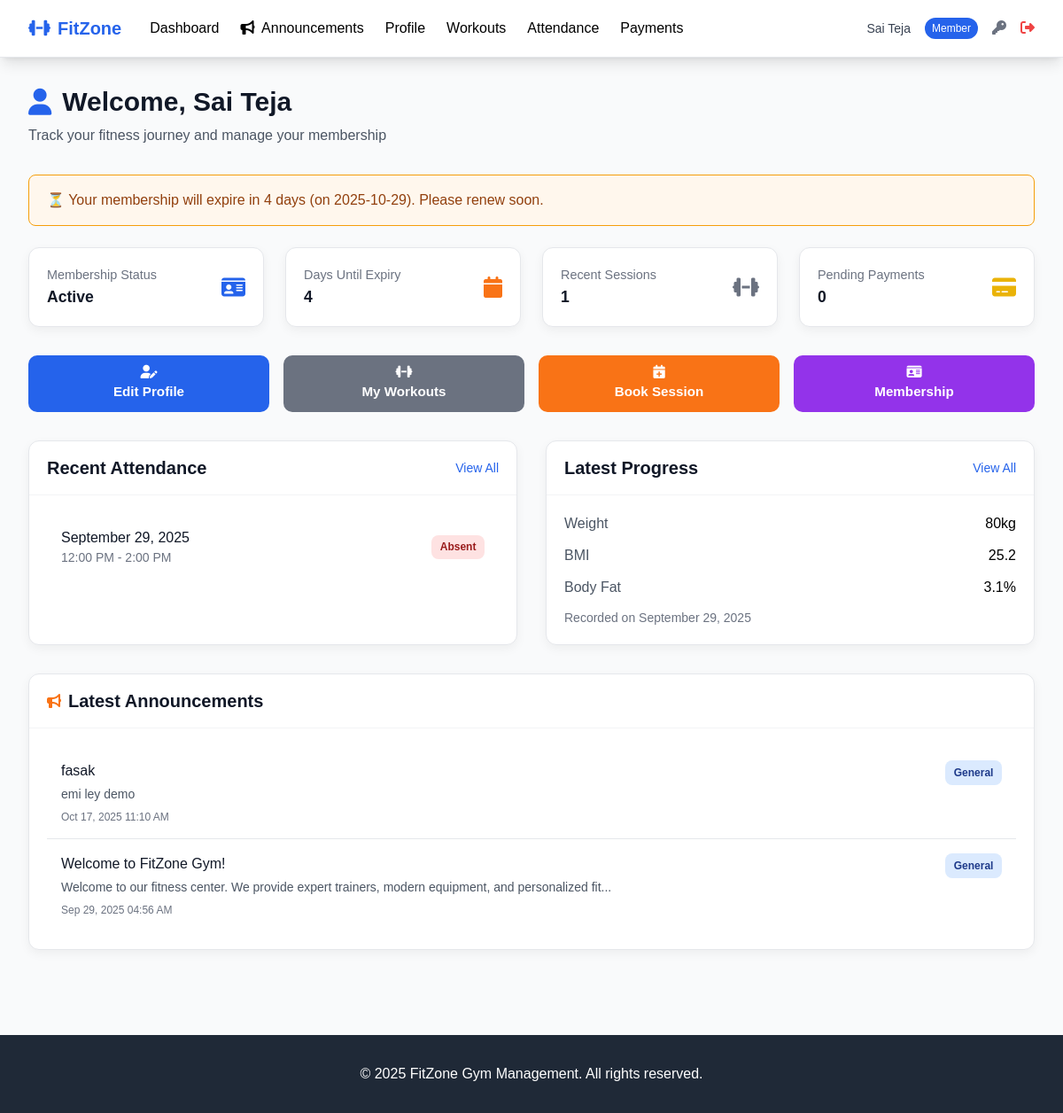
Before: /member/dashboard (signed in) with the older database file.
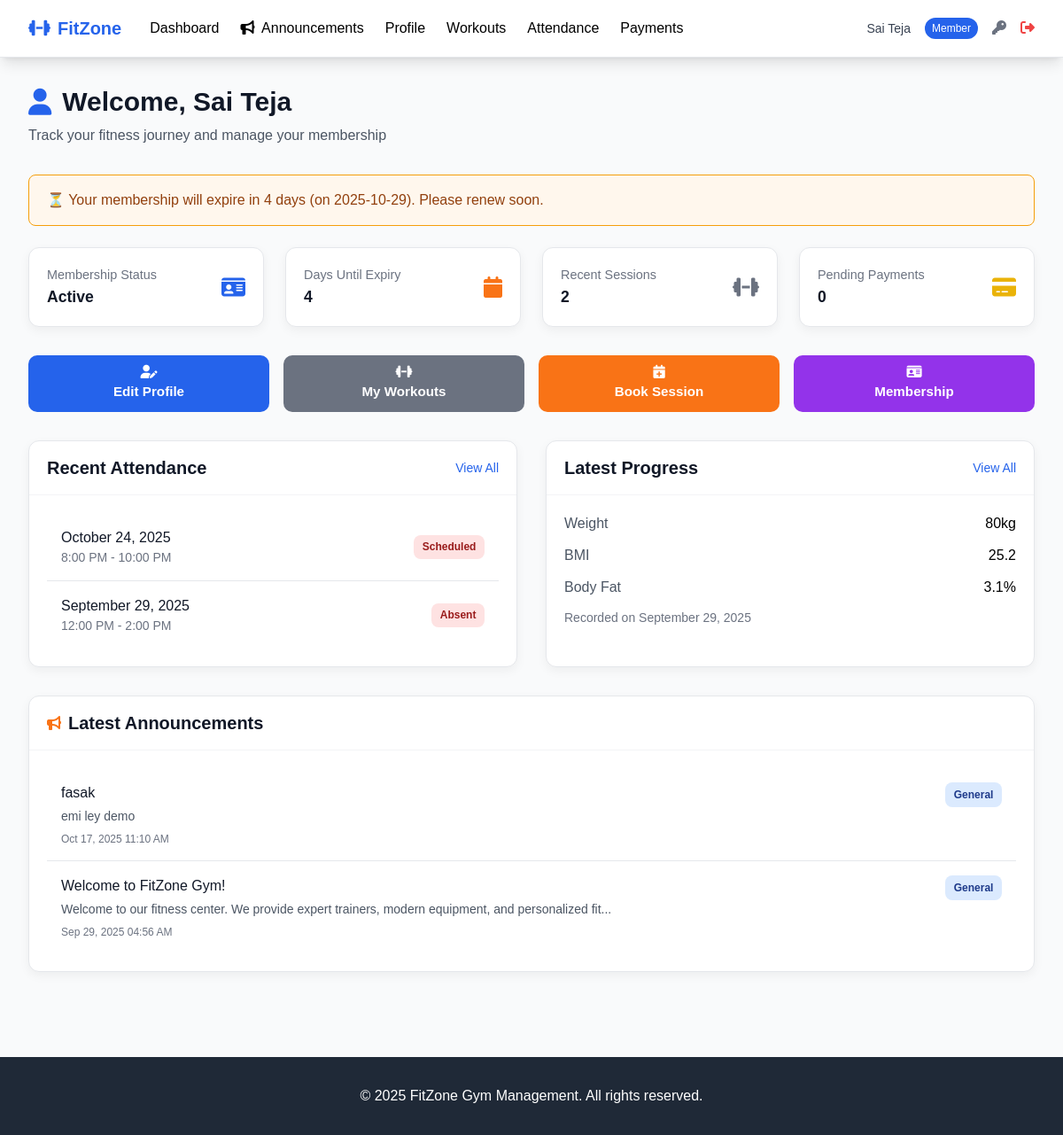
After: the same page with the newer database file.
### tables this page shows
CREATE TABLE attendance (
            id INTEGER PRIMARY KEY AUTOINCREMENT,
            member_id INTEGER NOT NULL,
            trainer_id INTEGER,
            check_in_time TIMESTAMP,
            check_out_time TIMESTAMP,
            date DATE NOT NULL,
            time_slot TEXT,
            workout_type TEXT,
            notes TEXT,
            status TEXT DEFAULT 'scheduled' CHECK (status IN ('present', 'absent', 'late','scheduled')),
            created_at TIMESTAMP DEFAULT CURRENT_TIMESTAMP,
            FOREIGN KEY (member_id) REFERENCES members (id),
            FOREIGN KEY (trainer_id) REFERENCES trainers (id)
        );

CREATE TABLE announcements (
            id INTEGER PRIMARY KEY AUTOINCREMENT,
            title TEXT NOT NULL,
            content TEXT NOT NULL,
            announcement_type TEXT CHECK (announcement_type IN ('general', 'maintenance', 'event', 'offer')),
            target_audience TEXT CHECK (target_audience IN ('all', 'members', 'trainers')),
            is_public BOOLEAN DEFAULT 0,
            is_active BOOLEAN DEFAULT 1,
            start_date DATE,
            end_date DATE,
            created_by INTEGER, -- admin user_id
            created_at TIMESTAMP DEFAULT CURRENT_TIMESTAMP,
            FOREIGN KEY (created_by) REFERENCES users (id)
        );

### routes/member_routes.py (the view)
@member_routes_bp.route('/dashboard')
@login_required
@member_required
def dashboard():
    try:
        user_id = session.get('user_id')
        if not user_id:
            flash('Please login again.')
            return redirect(url_for('auth.login'))
        try:
            member = Member.get_by_user_id(user_id)
        except Exception as ex:
            current_app.logger.exception("Error fetching member: %s", ex)
            member = None
        if not member:
            flash('Member profile not found')
            return redirect(url_for('auth.login'))
        membership_expires = getattr(member, 'membership_end_date', None)
        days_until_expiry = (
            (membership_expires - date.today()).days
            if membership_expires else 0
        )
        stats = {
            'membership_status': getattr(member, 'status', 'inactive'),
            'membership_expires': membership_expires,
            'days_until_expiry': days_until_expiry,
            'recent_attendance': [],
            'pending_payments': []
        }
        try:
            stats['recent_attendance'] = Attendance.get_member_attendance(member.id, limit=5)
        except Exception as ex:
            current_app.logger.warning("Attendance fetch failed: %s", ex)
        try:
            all_payments = Payment.get_member_payments(member.id)
            stats['pending_payments'] = [
                p for p in all_payments
                if getattr(p, 'payment_status', '').lower() == 'pending'
            ][:3]  # show only top 3 pending items if many
        except Exception as ex:
            current_app.logger.warning("Payments fetch failed: %s", ex)
            stats['pending_payments'] = []
        alert_message = None
        if getattr(member, 'status', 'inactive') != "active":
            alert_message = "⚠️ Your membership is not active. Please complete payment or contact the admin."
        elif membership_expires:
            if days_until_expiry < 0:
                alert_message = f"⚠️ Your membership expired on {membership_expires}. Please renew at the admin desk."
            elif days_until_expiry <= 7:
                alert_message = f"⏳ Your membership will expire in {days_until_expiry} days (on {membership_expires}). Please renew soon."
        if stats['pending_payments']:
            next_due = getattr(stats['pending_payments'][0], 'due_date', None)
            next_due_str = f" Due by {next_due}." if next_due else ""
            alert_message = (alert_message + " | " if alert_message else "") + \
                f"💰 You have {len(stats['pending_payments'])} pending payment(s).{next_due_str}"
        announcements = []
        try:
            announcements = Announcement.get_for_role('member')[:5]
        except Exception as ex:
            current_app.logger.warning("Announcements fetch failed: %s", ex)
        latest_progress = None
        try:
            progress_records = Progress.get_member_progress(member.id, limit=1)
            latest_progress = progress_records[0] if progress_records else None
        except Exception as ex:
            current_app.logger.warning("Progress fetch failed: %s", ex)
        return render_template(
            'member/dashboard.html',
            member=member,
            stats=stats,
            announcements=announcements,
            latest_progress=latest_progress,
            alert_message=alert_message
        )
    except Exception as e:
        current_app.logger.exception("Critical error in dashboard: %s", e)
        flash('Unexpected error loading dashboard.')
        return redirect(url_for('auth.login'))

### models/attendance.py (called while the page is built, shortened)
def _parse_date(d):
    if not d or str(d).strip() == "":
        return None
    if isinstance(d, date) and not isinstance(d, datetime):
        return d
    s = str(d).strip()
    try:
        return datetime.fromisoformat(s).date()
    except Exception:
        pass

def _parse_datetime(d):
    if d is None:
        return None
    if isinstance(d, datetime):
        return d
    try:
        return datetime.fromisoformat(str(d))
    except Exception:
        try:
            return datetime.strptime(str(d), "%Y-%m-%d %H:%M:%S")
        except Exception:
            return None

    @classmethod
    def _db_path(cls):
        return current_app.config.get('DATABASE_PATH', 'gym_management.db')

### models/database.py (called while the page is built)
def get_db_connection(db_path='gym_management.db'):
    conn = sqlite3.connect(db_path)
    conn.row_factory = sqlite3.Row
    conn.execute("PRAGMA foreign_keys = ON")
    return conn

### models/member.py (called while the page is built)
def _to_date(d):
    if d is None or isinstance(d, date):
        return d
    try:
        return datetime.fromisoformat(str(d)).date()
    except Exception:
        try:
            return datetime.strptime(str(d), "%Y-%m-%d").date()
        except Exception:
            return d  # leave as-is if not parseable

### templates/member/dashboard.html (shortened to what the changed rows need)
{% extends "base.html" %}
{% block content %}
<div class="mb-8">
    <h1 class="text-3xl font-bold text-gray-900 mb-2 flex items-center">
        <i class="fas fa-user mr-3 text-primary"></i>Welcome, {{ member.full_name }}
    </h1>
</div>
<div class="grid grid-cols-1 md:grid-cols-2 lg:grid-cols-4 gap-6 mb-8">
    <div class="stat-card">
        <div class="flex items-center justify-between">
            <div>
                <div class="stat-label">Recent Sessions</div>
                <div class="stat-value">{{ stats.recent_attendance|length }}</div>
            </div>
        </div>
    </div>
</div>
<div class="grid grid-cols-1 lg:grid-cols-2 gap-8 mb-8">
    <div class="card">
        <div class="card-header flex justify-between items-center">
            <h2 class="text-xl font-semibold text-gray-900">Recent Attendance</h2>
        </div>
        <div class="card-body p-0">
            {% if stats.recent_attendance %}
            <div class="divide-y divide-gray-200">
                {% for attendance in stats.recent_attendance %}
                <div class="p-4 hover:bg-gray-50 transition">
                    <div class="flex justify-between items-center">
                        <div>
                            <div class="font-medium text-gray-900">
                                {{ attendance.date|default("")|datetimeformat('%B %d, %Y') }}
                            </div>
                            <div class="text-sm text-gray-500">{{ attendance.time_slot }}</div>
                        </div>
                        <div class="badge badge-{{ 'success' if attendance.status == 'present' else 'danger' }}">
                            {{ attendance.status|title }}
                        </div>
                    </div>
                </div>
                {% endfor %}
            </div>
            {% else %}
            <div class="p-4 text-center text-gray-500">No recent attendance records</div>
            {% endif %}
        </div>
    </div>
    <div class="card">
        <div class="card-header flex justify-between items-center">
            <h2 class="text-xl font-semibold text-gray-900">Latest Progress</h2>
        </div>
    </div>
</div>
{% if announcements %}
<div class="card">
    <div class="card-header flex items-center">
        <h2 class="text-xl font-semibold text-gray-900">Latest Announcements</h2>
    </div>
    <div class="card-body p-0">
        <div class="divide-y divide-gray-200">
            {% for announcement in announcements %}
            <div class="p-4 hover:bg-gray-50 transition">
                <div class="flex justify-between items-start">
                    <div>
                        <h3 class="font-medium text-gray-900">{{ announcement.title }}</h3>
                        <p class="text-sm text-gray-600 mt-1">
                            {{ announcement.content|truncate(100, True, '...') }}
                        </p>
                        <div class="text-xs text-gray-500 mt-2">
                            {{ announcement.created_at|datetimeformat }}
                        </div>
                    </div>
                    <span class="badge badge-info">{{ announcement.announcement_type|title }}</span>
                </div>
            </div>
            {% endfor %}
        </div>
    </div>
</div>
{% endif %}
{% endblock %}

Changed rows visible on the page:
added attendance: date "October 24, 2025", time_slot "8:00 PM - 10:00 PM", status "Scheduled"
Other visible differences:
{{ stats.recent_attendance|length }}: "1" → "2"
